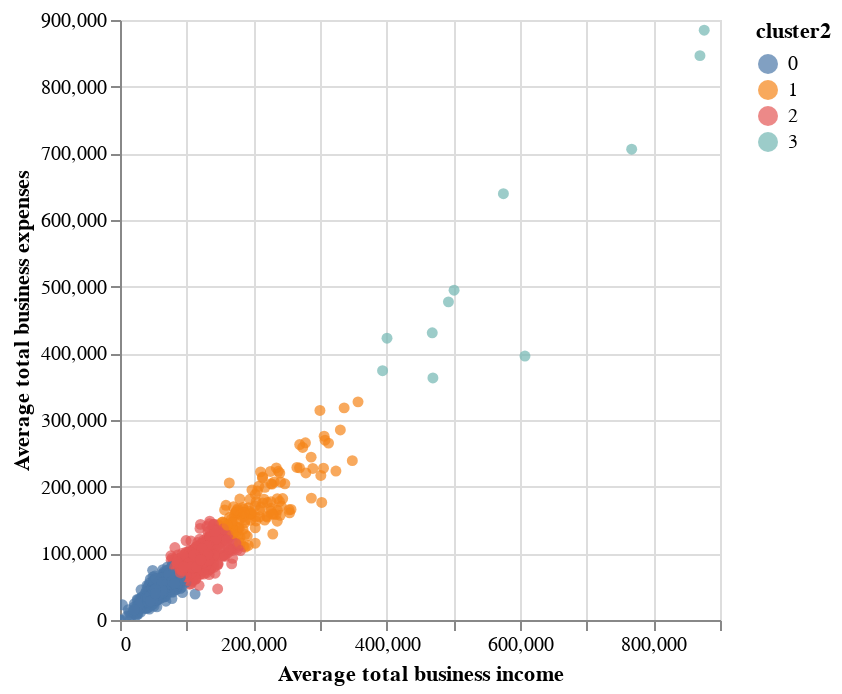

The notebook cell saved with this chart:
### Code cell
alt.Chart(df).mark_circle()\
             .encode\
              (x='Average total business income', \
               y='Average total business expenses', \
               color='cluster2:N', \
               tooltip=['Postcode', 'cluster2', \
                        'Average total business income',\
'Average total business expenses'])\
             .interactive()

### Figure 1 — Vega-Lite specification as saved in the notebook (floating-point values rounded to 4 significant figures; data arrays with more than 128 entries replaced by an {"elided": "..."} marker saying what was removed)
{"config": {"view": {"continuousWidth": 300, "continuousHeight": 300}}, "data": {"name": "data-1e51431a83231d9a31a4c8a6b2fe66ac"}, "mark": {"type": "circle"}, "encoding": {"color": {"field": "cluster2", "type": "nominal"}, "tooltip": [{"field": "Postcode", "type": "quantitative"}, {"field": "cluster2", "type": "quantitative"}, {"field": "Average total business income", "type": "quantitative"}, {"field": "Average total business expenses", "type": "quantitative"}], "x": {"field": "Average total business income", "type": "quantitative"}, "y": {"field": "Average total business expenses", "type": "quantitative"}}, "params": [{"name": "param_3", "select": {"type": "interval", "encodings": ["x", "y"]}, "bind": "scales"}], "$schema": "https://vega.github.io/schema/vega-lite/v5.20.1.json", "datasets": {"data-1e51431a83231d9a31a4c8a6b2fe66ac": {"elided": "2473 records"}}}
